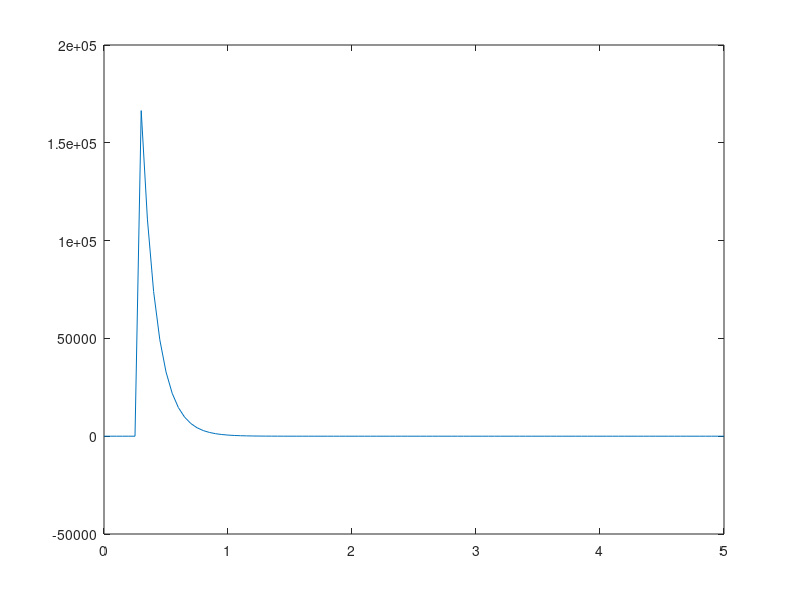

Reproduce this figure in MATLAB.
clear all;
clc;

% x = 2.352836323; % converges to 1
x = 2.35287527; % converges to 4
% x = 2.35284172; % converges to -3
x0 = x;
itermax = 100;
finalits = 30;
finits = itermax-(finalits-1);
for i=1:itermax
    f = x0^3-2*(x0^2)-11*x0+12;
    df = 3*(x0^2)-4*x0-11;
    xn = x0-f/df;
    x = [x xn];
    x0 = xn;
end 
plot(linspace(0,5,length(x)),x)
